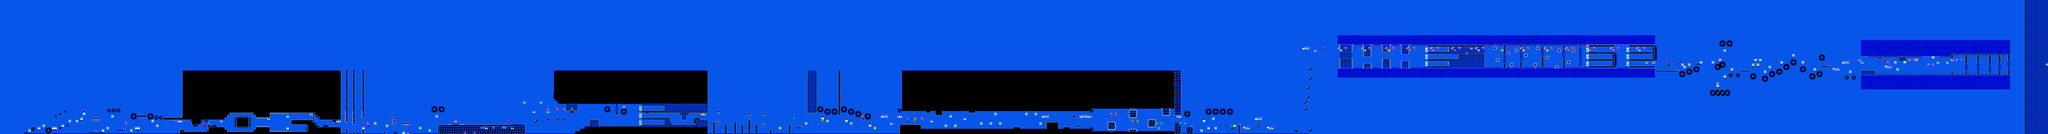

A 2D game scene composited from a Tiled map and its tileset images. What follows is a short description and the map's XML, with each tile layer's data collapsed to a summary:
An orthogonal 865x57 tile map with 16x16 px tiles, 2 tile layers (SP, ...), 2 tilesets.

<map version="1.10" tiledversion="1.11.0" orientation="orthogonal" renderorder="right-down" width="865" height="57" tilewidth="16" tileheight="16" infinite="0" nextlayerid="4" nextobjectid="1">
 <editorsettings>
  <chunksize width="16" height="27" />
  <export target="theoryofeverything.csv" format="csv" />
 </editorsettings>
 <tileset firstgid="1" name="famidash" tilewidth="16" tileheight="16" tilecount="256" columns="16">
  <image source="../../GRAPHICS/famidash.bmp" width="256" height="256" />
 </tileset>
 <tileset firstgid="257" name="sprites" tilewidth="16" tileheight="16" tilecount="256" columns="16">
  <image source="../../GRAPHICS/sprites.png" width="256" height="256" />
 </tileset>
 <layer id="1" width="865" height="57">
  <data>[49305 cells, 49305 non-empty, 107 distinct tile ids]</data>
 </layer>
 <layer id="2" name="SP" width="865" height="57">
  <data>[49305 cells, 270 non-empty, 69 distinct tile ids]</data>
 </layer>
</map>
